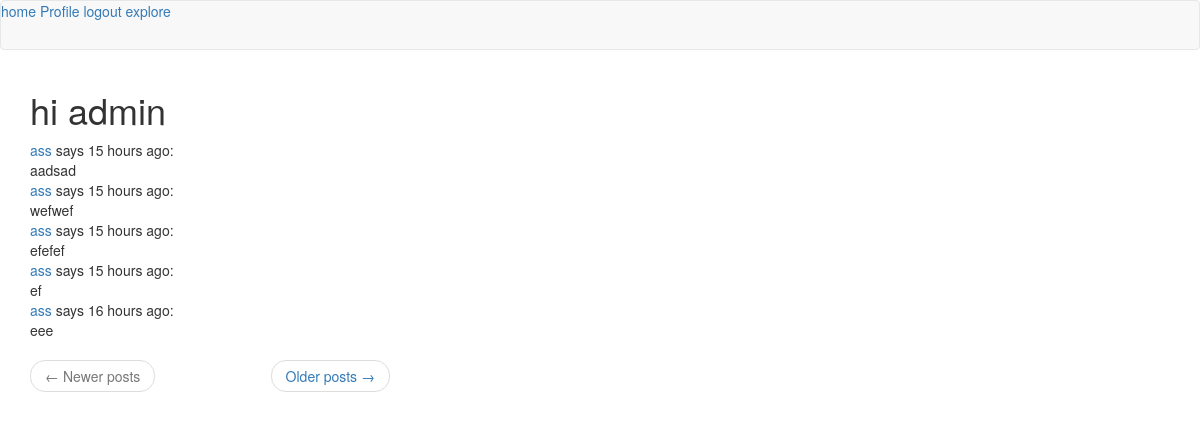
The page /explore (signed in) on the database its author committed.
### app/models.py (models this page shows, shortened)
class User(UserMixin, db.Model):
	id = db.Column(db.Integer, primary_key=True)
	username = db.Column(db.String(64), index=True, unique=True)
	email = db.Column(db.String(120), index=True, unique=True)
	password_hash = db.Column(db.String(128))
	posts = db.relationship('Post', backref='author', lazy='dynamic')
	about_me = db.Column(db.String(140))
	last_seen = db.Column(db.DateTime, default=datetime.utcnow)
	followed = db.relationship(
		'User',
		secondary = followers,
		primaryjoin = (followers.c.follower_id == id),
		secondaryjoin = (followers.c.followed_id == id),
		backref = db.backref('followers', lazy='dynamic'),
		lazy = 'dynamic'
	)
	@login.user_loader
	def load_user(id):
		return User.query.get(int(id))

class Post(db.Model):
	id = db.Column(db.Integer, primary_key=True)
	body = db.Column(db.String(140))
	timestamp = db.Column(db.DateTime, index=True, default=datetime.utcnow)
	user_id = db.Column(db.Integer, db.ForeignKey('user.id'))

### app/routes.py (the view)
@app.route('/explore')
@login_required
def explore():
	page = request.args.get('page', 1, type=int)
	posts = Post.query.order_by(Post.timestamp.desc()).paginate(
		page, app.config['POSTS_PER_PAGE'], False)
	next_url = url_for('explore', page=posts.next_num) \
		if posts.has_next else None
	prev_url = url_for('explore', page=posts.prev_num) \
		if posts.has_prev else None
	return render_template('index.html', title='Explore', posts=posts.items,
						   next_url=next_url,
						   prev_url=prev_url)

### app/routes.py (called while the page is built)
@app.before_request
def before_request():
	if current_user.is_authenticated:
		current_user.last_seen = datetime.utcnow()
		db.session.commit()

### app/templates/index.html (shortened to what this page needs)
{% extends "base.html" %}
{% import "bootstrap/wtf.html" as wtf %}|
{% block app_content %}
	<h1>hi {{ current_user.username }}</h1>
	<div class="row">
		<div class="col-md-4">
			{% for post in posts %}
				{% include '_post.html' %}
			{% endfor %}
		</div>
	</div>
	<div class="row">
		<div class="col-md-4">
			<nav aria-label="...">
				<ul class="pager">
					<li class="previous{% if not prev_url %} disabled{% endif %}">
						<a href="{{ prev_url or '#' }}">
							<span aria-hidden="true">&larr;</span> Newer posts
						</a>
					</li>
					<li class="next{% if not next_url %} disabled{% endif %}">
						<a href="{{ next_url or '#' }}">
							Older posts <span aria-hidden="true">&rarr;</span>
						</a>
					</li>
				</ul>
			</nav>
		</div>
	</div>
{% endblock %}

### app/templates/_post.html
<table>
	<tr>
		<td>
			<a href="{{ url_for('user', username=post.author.username) }}">
				{{ post.author.username }}
			</a>
		says {{ moment(post.timestamp).fromNow() }}:
		<br>
		{{ post.body }}
		</td>
	</tr>
</table>

### rows shown on the page
User: username "admin"
Post: author.username "ass", timestamp "15 hours ago", body "aadsad"
Post: author.username "ass", timestamp "15 hours ago", body "wefwef"
Post: author.username "ass", timestamp "15 hours ago", body "efefef"
Post: author.username "ass", timestamp "15 hours ago", body "ef"
Post: author.username "ass", timestamp "16 hours ago", body "eee"
